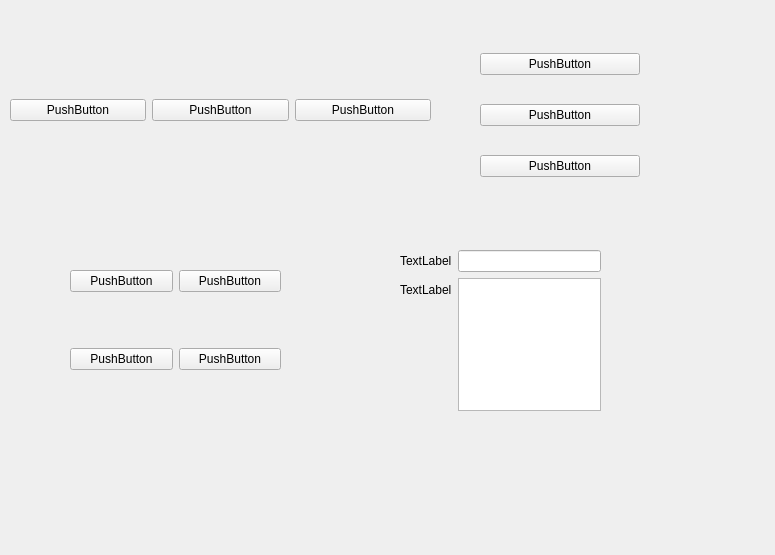
<?xml version="1.0" encoding="UTF-8"?>
<ui version="4.0">
 <class>Form</class>
 <widget class="QWidget" name="Form">
  <property name="geometry">
   <rect>
    <x>0</x>
    <y>0</y>
    <width>775</width>
    <height>555</height>
   </rect>
  </property>
  <property name="windowTitle">
   <string>Form</string>
  </property>
  <widget class="QWidget" name="horizontalLayoutWidget">
   <property name="geometry">
    <rect>
     <x>10</x>
     <y>70</y>
     <width>421</width>
     <height>80</height>
    </rect>
   </property>
   <layout class="QHBoxLayout" name="horizontalLayout">
    <item>
     <widget class="QPushButton" name="pushButton_2">
      <property name="text">
       <string>PushButton</string>
      </property>
     </widget>
    </item>
    <item>
     <widget class="QPushButton" name="pushButton">
      <property name="text">
       <string>PushButton</string>
      </property>
     </widget>
    </item>
    <item>
     <widget class="QPushButton" name="pushButton_3">
      <property name="text">
       <string>PushButton</string>
      </property>
     </widget>
    </item>
   </layout>
  </widget>
  <widget class="QWidget" name="verticalLayoutWidget">
   <property name="geometry">
    <rect>
     <x>480</x>
     <y>30</y>
     <width>160</width>
     <height>171</height>
    </rect>
   </property>
   <layout class="QVBoxLayout" name="verticalLayout">
    <item>
     <widget class="QPushButton" name="pushButton_8">
      <property name="text">
       <string>PushButton</string>
      </property>
     </widget>
    </item>
    <item>
     <widget class="QPushButton" name="pushButton_6">
      <property name="text">
       <string>PushButton</string>
      </property>
     </widget>
    </item>
    <item>
     <widget class="QPushButton" name="pushButton_5">
      <property name="text">
       <string>PushButton</string>
      </property>
     </widget>
    </item>
   </layout>
  </widget>
  <widget class="QWidget" name="gridLayoutWidget">
   <property name="geometry">
    <rect>
     <x>70</x>
     <y>220</y>
     <width>211</width>
     <height>201</height>
    </rect>
   </property>
   <layout class="QGridLayout" name="gridLayout">
    <item row="1" column="1">
     <widget class="QPushButton" name="pushButton_12">
      <property name="text">
       <string>PushButton</string>
      </property>
     </widget>
    </item>
    <item row="0" column="0">
     <widget class="QPushButton" name="pushButton_16">
      <property name="text">
       <string>PushButton</string>
      </property>
     </widget>
    </item>
    <item row="0" column="1">
     <widget class="QPushButton" name="pushButton_17">
      <property name="text">
       <string>PushButton</string>
      </property>
     </widget>
    </item>
    <item row="1" column="0">
     <widget class="QPushButton" name="pushButton_10">
      <property name="text">
       <string>PushButton</string>
      </property>
     </widget>
    </item>
   </layout>
  </widget>
  <widget class="QWidget" name="formLayoutWidget">
   <property name="geometry">
    <rect>
     <x>400</x>
     <y>250</y>
     <width>201</width>
     <height>161</height>
    </rect>
   </property>
   <layout class="QFormLayout" name="formLayout">
    <item row="0" column="0">
     <widget class="QLabel" name="label">
      <property name="text">
       <string>TextLabel</string>
      </property>
     </widget>
    </item>
    <item row="0" column="1">
     <widget class="QLineEdit" name="lineEdit"/>
    </item>
    <item row="1" column="0">
     <widget class="QLabel" name="label_2">
      <property name="text">
       <string>TextLabel</string>
      </property>
     </widget>
    </item>
    <item row="1" column="1">
     <widget class="QTextEdit" name="textEdit"/>
    </item>
   </layout>
  </widget>
 </widget>
 <resources/>
 <connections/>
</ui>
